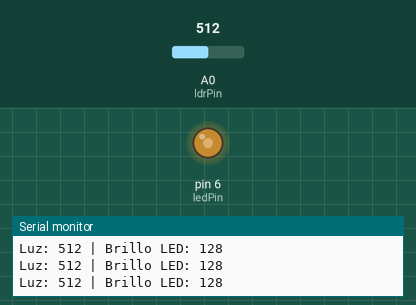
Bench run of a sketch on a simulated Arduino Uno, built with avr-gcc and run on an emulated ATmega328P. Shown: output pins drawn as LEDs (lit = HIGH), the last lines printed to the serial monitor. Inputs (shaded band) come from the test bench; at power-on: A0 (ldrPin) = 512.

Above: at 1.2 s.
1.3 s: A0 (ldrPin) set to 306
At 2.3 s:
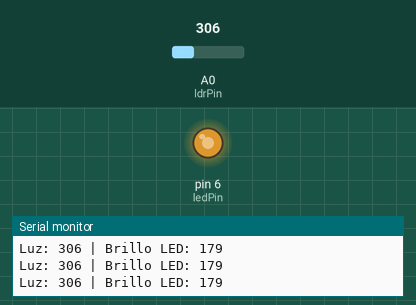
2.9 s: A0 (ldrPin) set to 122
At 3.7 s:
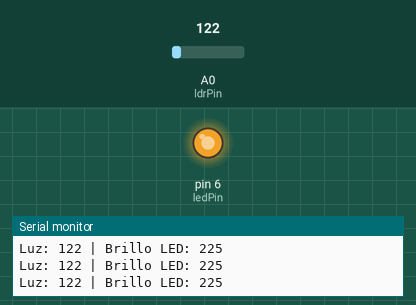
4.5 s: A0 (ldrPin) set to 900
At 5.1 s:
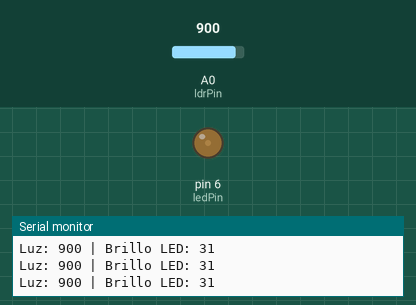
6.1 s: A0 (ldrPin) set to 1023
At 6.5 s:
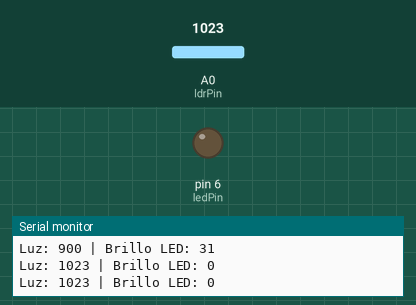
7.7 s: A0 (ldrPin) set to 511
At 9.1 s:
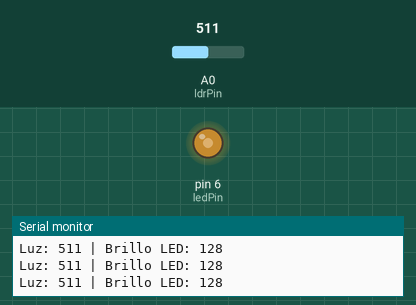
Timing chart, 0 to 10.3 s (numbered marks = the images above; inputs shaded):
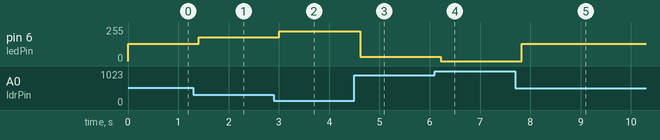

Measured:
- after the input at 1.3 s, pin 6 (ledPin): 128/255 → 179/255 after 0.11 s
- after the input at 2.9 s, pin 6 (ledPin): 179/255 → 225/255 after 0.11 s
- after the input at 4.5 s, pin 6 (ledPin): 225/255 → 31/255 after 0.12 s
- after the input at 6.1 s, pin 6 (ledPin): 31/255 → 0/255 after 0.12 s
- after the input at 7.7 s, pin 6 (ledPin): 0/255 → 128/255 after 0.13 s

The sketch:

ejercicio3-opcional.ino
```cpp
const int ldrPin = A0;
const int ledPin = 6;

void setup() {
  pinMode(ledPin, OUTPUT);
  Serial.begin(9600);
}

void loop() {
  int ldrValue = analogRead(ldrPin);
  int ledBrightness = map(ldrValue, 0, 1023, 255, 0); // inverso: más luz → menos brillo

  analogWrite(ledPin, ledBrightness);

  Serial.print("Luz: ");
  Serial.print(ldrValue);
  Serial.print(" | Brillo LED: ");
  Serial.println(ledBrightness);

  delay(200);
}
```
